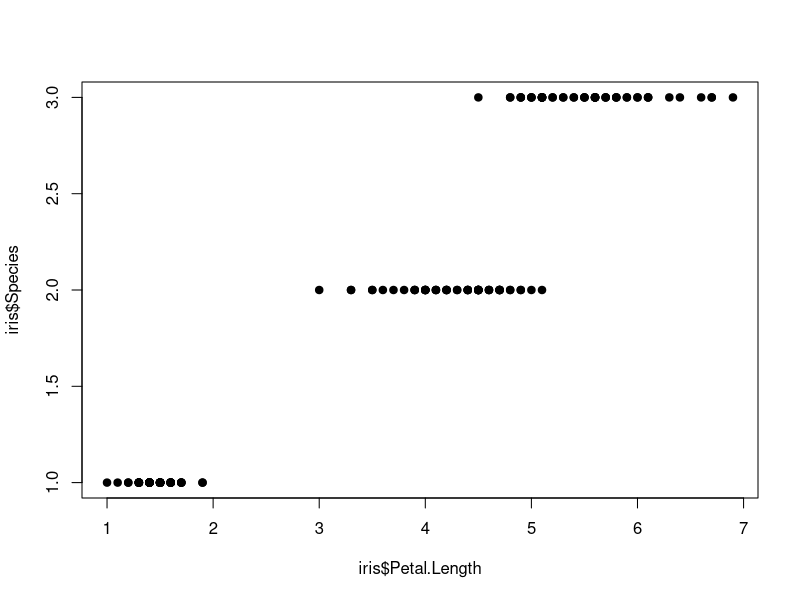

Source code (R):
levels(iris$Species)
iris_vv=iris[iris$Species!='setosa',]
iris_vv
levels(iris_vv$Species)
iris_vv$Species=factor(iris_vv$Species)
levels(iris_vv$Species)
lrm = glm(Species~Petal.Length,data=iris_vv, family='binomial')
summary(lrm)
pre = predict(lrm, iris_vv, type='response')
round(pre, 2)
factor(pre>0.5, levels=c(FALSE, TRUE), labels=levels(iris_vv$Species))

plot(iris$Petal.Length, iris$Species,  pch=19)
